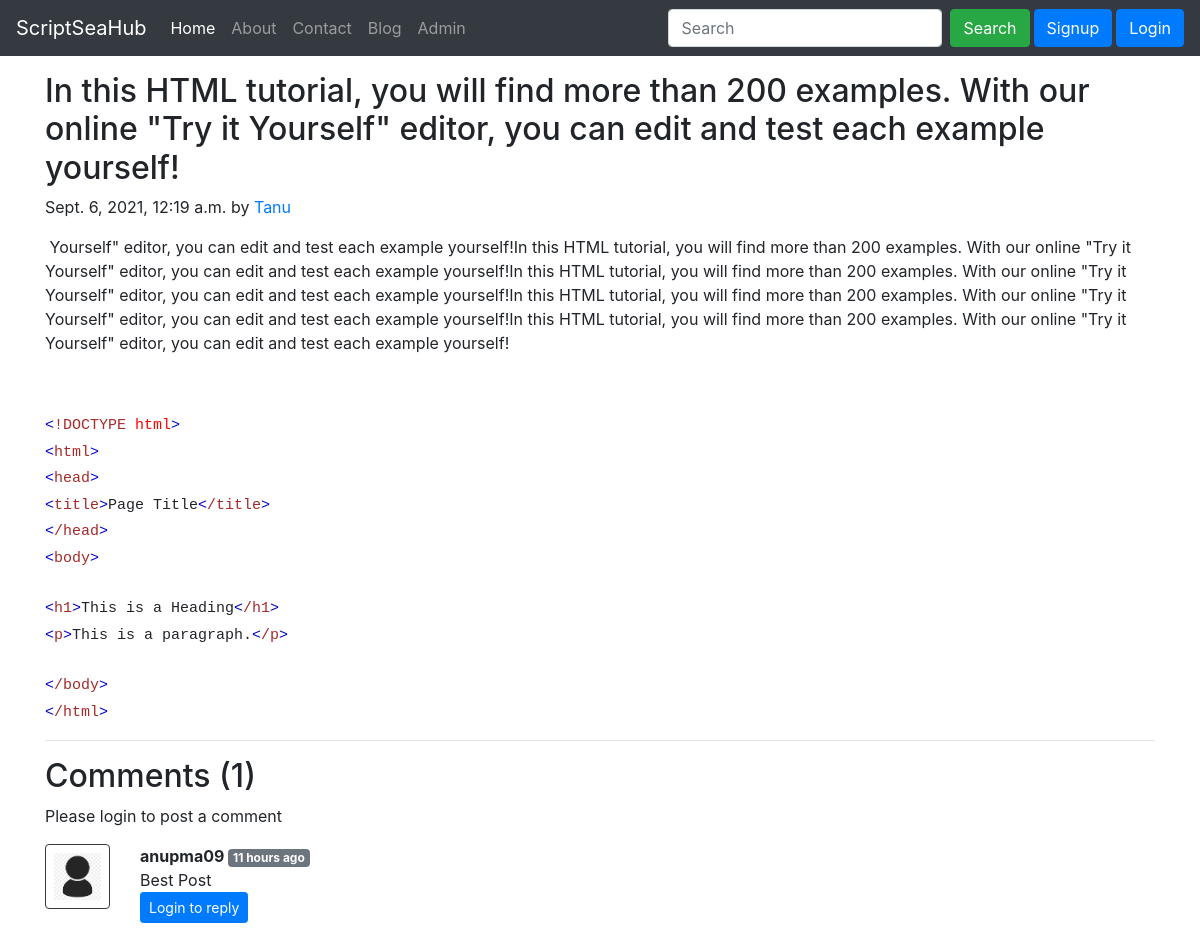
The page /blog/python/ on the database its author committed.
### blog/models.py (models this page shows, shortened)
class Post(models.Model):
    sno=models.AutoField(primary_key=True)
    title=models.CharField(max_length=255)
    excerpt = models.CharField(max_length=500,default="")
    author=models.CharField(max_length=14)
    slug=models.CharField(max_length=130)
    timeStamp=models.DateTimeField(blank=True)
    content=models.TextField()

class BlogComment(models.Model):
    sno= models.AutoField(primary_key=True)
    comment=models.TextField()
    user=models.ForeignKey(User, on_delete=models.CASCADE)
    post=models.ForeignKey(Post, on_delete=models.CASCADE)
    parent=models.ForeignKey('self',on_delete=models.CASCADE, null=True, blank=True)
    timestamp= models.DateTimeField(default=now)

### blog/views.py (the view)
# urls.py: path('blog/<str:slug>/', views.BlogPage, name='blog-page'),
def BlogPage(request,slug):
    post=Post.objects.filter(slug=slug).first()
    comments= BlogComment.objects.filter(post=post, parent=None)
    replies= BlogComment.objects.filter(post=post).exclude(parent=None)
    replyDict={}
    for reply in replies:
        if reply.parent.sno not in replyDict.keys():
            replyDict[reply.parent.sno]=[reply]
        else:
            replyDict[reply.parent.sno].append(reply)
    context={'post':post, 'comments': comments, 'user': request.user, 'replyDict': replyDict}
    return render(request, "blog/page.html", context)

### blog/templatetags/extras.py (called while the page is built)
@register.filter(name='get_val')
def get_val(dict, key):
    return dict.get(key)

### blog/templates/blog/page.html (shortened to what this page needs)
{% extends 'base.html' %}
{% block content %}
{% load humanize %}
{% load extras %}
<div class="container my-3">
    <h2 class="blog-post-title">{{post.title}}</h2>
    <p class="blog-post-meta">{{post.timeStamp}} by <a href="/about">{{post.author}}</a></p>
    <p>{{post.content|safe}}</p>
    <hr>
</div>
<div class="container">
   {% include 'comments.html' %}
</div>
{% endblock content %}

### blog/templates/comments.html (shortened to what this page needs)
{% load humanize %}
{% load extras %}
<h2> Comments ({{comments.count}}) </h2>
<div class="my-2">
    {% if user.is_authenticated %}
    <form action="/blog/postComment" method="post">
        {% csrf_token %}
        <div class="form-group">
            <label for="comment">Post Comment </label>
            <input type="text" class="form-control" name="comment" placeholder="Enter comment here">
        </div>
        <input type="hidden" name="postSno" value="{{post.sno}}">
        <input type="hidden" name="parentSno" value="">
        <button type="submit" class="btn btn-primary">Submit</button>
    </form>
    {% else %}
    Please login to post a comment
    {% endif %}
</div>
{% for comment in comments %}
<div class="row my-3">
    <div class="col-md-1  ">
        <img class="rounded mx-auto d-block w-100 border border-dark p-2" src="/static/images/user.png" alt="user">
    </div>
    <div class="col-md-11 ">
        <b> {{comment.user.username}} </b> <span class="badge badge-secondary ">{{comment.timestamp| naturaltime}}</span>
        <div>{{comment.comment}}</div>
        <div class="reply mx-0">
            {% if user.is_authenticated %}
            <button class="btn btn-sm btn-primary" type="button" data-toggle="collapse" data-target="#replyBox{{comment.sno}}" aria-expanded="false" aria-controls="replyBox{{comment.sno}}">
                Reply
            </button>
            <div class="collapse" id="replyBox{{comment.sno}}">
                <div class="card card-body my-2">
                    <form action="/blog/postComment" method="post">
                        {% csrf_token %}
                        <div class="form-group">
                            <label for="comment">Post a reply </label>
                            <input type="text" class="form-control" name="comment" placeholder="Enter comment here">
                            <input type="hidden" name="parentSno" value="{{comment.sno}}">
                        </div>
                        <input type="hidden" name="postSno" value="{{post.sno}}">
                        <button type="submit" class="btn btn-primary">Submit</button>
                    </form>
                </div>
            </div>
            {% else %}
            <button class="btn btn-sm btn-primary" type="button" data-toggle="collapse" data-target="#replyBox{{comment.sno}}" aria-expanded="false" aria-controls="replyBox{{comment.sno}}">
                Login to reply
            </button>
            {% endif %}
        </div>
    </div>
</div>
{% endfor %}

### rows shown on the page
Post: title "In this HTML tutorial, you will find more than 200 examples. With our online \"Try it Yourself\" editor, you can edit and test each example yourself!", timeStamp "Sept. 6, 2021, 12:19 a.m.", author "Tanu", content "Yourself\" editor, you can edit and test each example yourself!In this HTML tutorial, you will find more than 200 examples. With our online \"Try it Yourself\" editor, you can edit and test each example yourself!In this HTML tutorial, you will find more than 200 examples. With our online \"Try it Yourself\" editor, you can edit and test each example yourself!In this HTML tutorial, you will find more than 200 examples. With our online \"Try it Yourself\" editor, you can edit and test each example yourself!In this HTML tutorial, you will find more than 200 examples. With our online \"Try it Yourself\" editor, you can edit and test each example yourself! < !DOCTYPE html > < html > < head > < title >…"
BlogComment: user.username "anupma09", timestamp "11 hours ago", comment "Best Post"

### other values the page prints
{{ comments.count }} "1"
